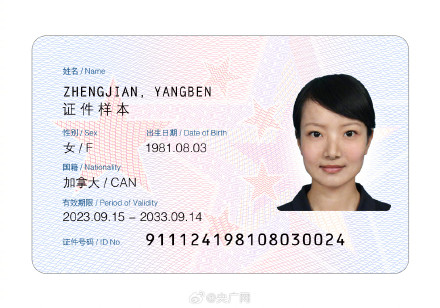
#> input picture OpenCV/images/shenfen03.jpg, 440 x 308 px, found by its file name
$ python '01-高斯滤波.py'
#> lines starting #> are read from the running program, lines starting #| are printed output that depends on the picture
import cv2

image = cv2.imread('../../images/shenfen03.jpg')
#> image is the input picture: shape (308, 440, 3); mean B, G, R 233.6, 230.9, 234.6

# 高斯滤波是一种常用的图像处理技术，它的主要作用是对图像进行平滑处理，减少图像噪声，同时保留图像的边缘信息（不多）。
# 这种滤波方式在处理由传感器噪声、光照变化等引起的图像噪声时非常有效。
# 高斯滤波的参数包括滤波器的大小和标准差：
#    滤波器大小：通常是一个奇数（如3、5、7等），表示滤波器的宽度和高度。滤波器越大，图像越模糊。
#    标准差：控制权重分布的宽度。标准差越大，权重分布越宽，图像越模糊。
blur = cv2.GaussianBlur(image, (5, 5), 0)
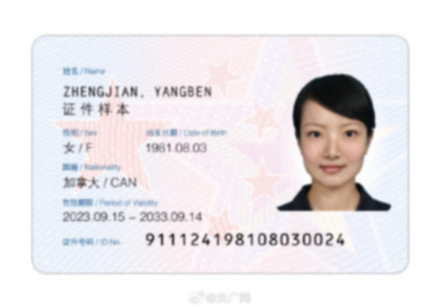
#> blur: shape (308, 440, 3); mean B, G, R 233.6, 230.9, 234.6
# 注意使用高斯滤波时会导致图像整体的模糊(即分辨率下降)(边缘也会保留)

cv2.imshow('image', image)
cv2.imshow('blur', blur)
cv2.waitKey(0)
cv2.destroyAllWindows()
